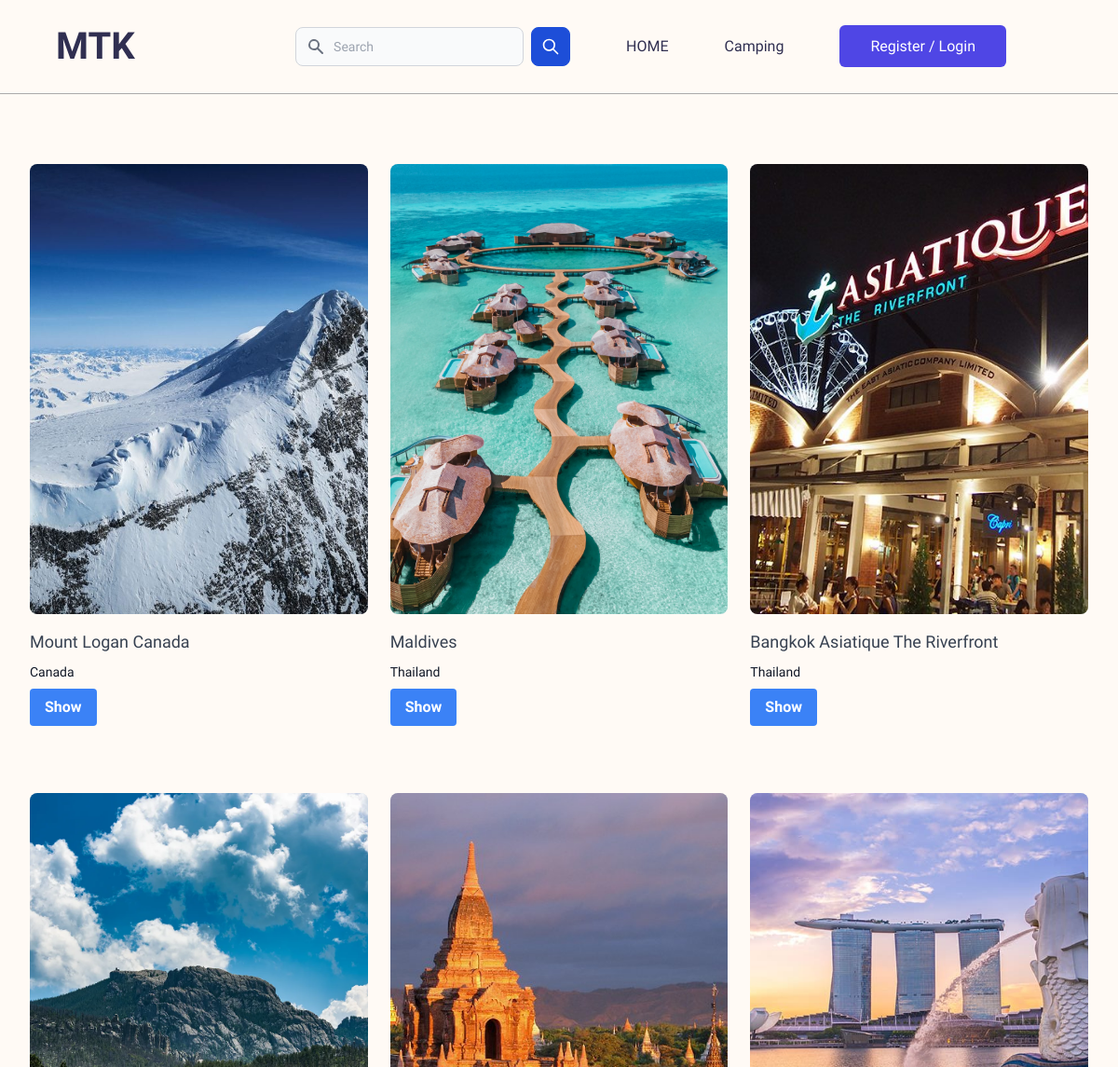
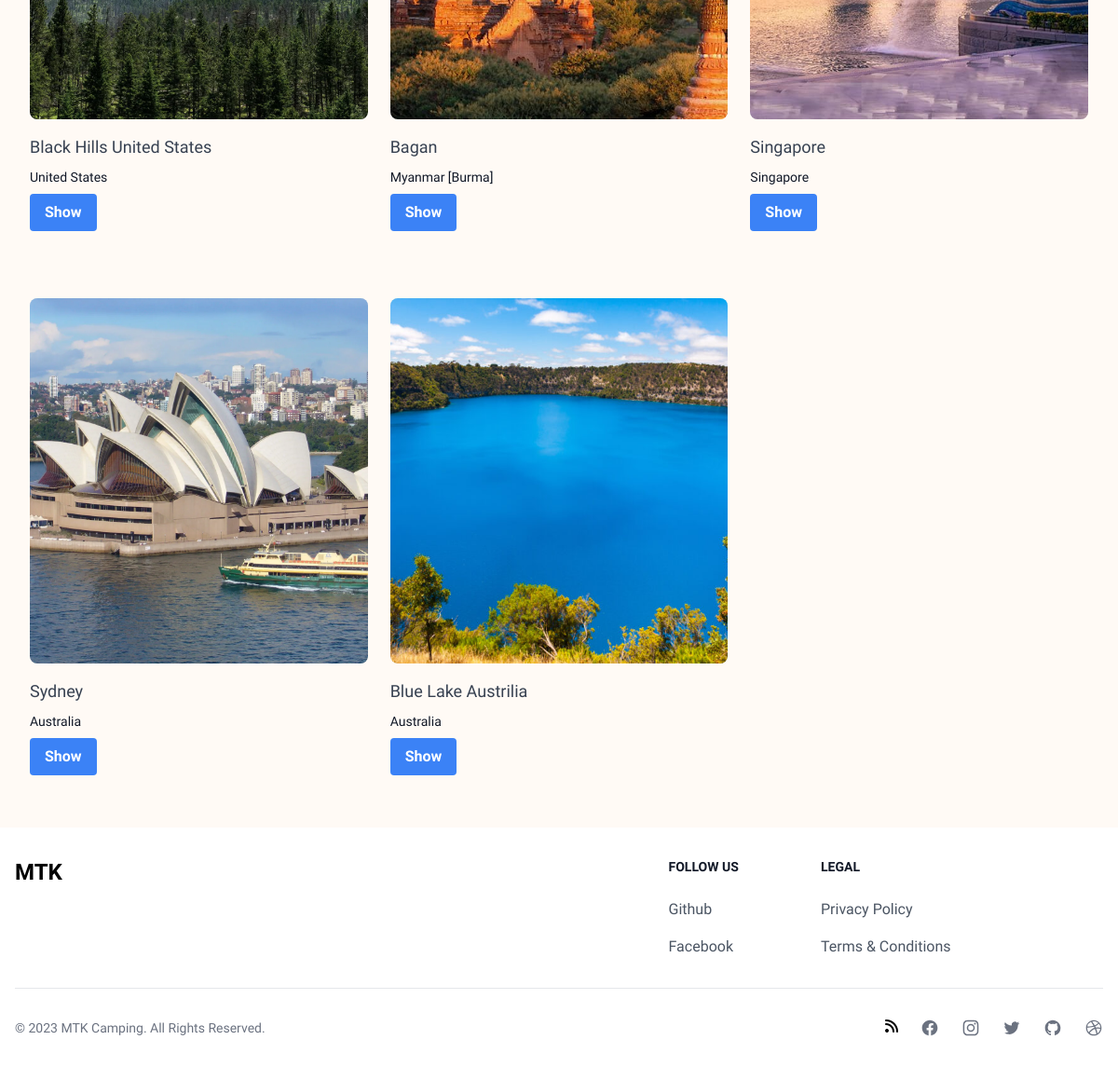
The app's page /camping.php with its own data (2 pictures, top to bottom).
### tables this page shows
CREATE TABLE `camping_sites` (
  `id` varchar(100) NOT NULL,
  `name` varchar(100) NOT NULL,
  `location` varchar(100) DEFAULT NULL,
  `description` text,
  `image` text NOT NULL,
  `created_at` timestamp NOT NULL DEFAULT CURRENT_TIMESTAMP,
  `updated_at` timestamp NOT NULL DEFAULT CURRENT_TIMESTAMP ON UPDATE CURRENT_TIMESTAMP
);

### Controller/Camping.php (called while the page is built, shortened)
<?php
require_once("Query.php");
class Camping{
    private query $query;
    function __construct() {
        $this->query = new Query();
    }
    function getCampingData() {
        $sql = "SELECT * FROM camping_sites";
        $this->camping = $this->query->executeQuery($sql, CONST_GET);
        return json_encode($this->camping);
    }
}
?>

### Controller/Query.php (called while the page is built, shortened)
<?php
require_once(CONST_BASE_PATH . "/db_connect.php");
class Query {
    private $conn;
    private array $response = [];
    public function __construct() {
        global $conn;
        $this->conn = $conn;
    }
    public function executeQuery($sql, $method) {
        $this->method = $method;
        if ($this->method === CONST_PUT) {
            $result = mysqli_query($this->conn, $sql);
            if ($result) {
                $this->response = [
                    'success' => true,
                    'message' => 'Updated successfully.'
                ];
            } else {
                $this->response = [
                    'success' => false,
                    'message' => 'Something went wrong.'
                ];
            }
            return $this->response;
        } else if ($this->method === CONST_GET) {
            $result = mysqli_query($this->conn, $sql);
            $data = mysqli_fetch_all($result, MYSQLI_ASSOC);
            return $data;
        } else if ($this->method === CONST_POST) {
            $result = mysqli_query($this->conn, $sql);
            if ($result) {
                $this->response = [
                    'success' => true,
                    'message' => 'Created successfully.'
                ];
            } else {
                $this->response = [
                    'success' => false,
                    'message' => 'Something went wrong.'
                ];
            }
            return $this->response;
        } else if ($this->method === CONST_DELETE) {
            $result = mysqli_query($this->conn, $sql);
            if ($result) {
                $this->response = [
                    'success' => true,
                    'message' => 'Deleted successfully.'
                ];
            } else {
                $this->response = [
                    'success' => false,
                    'message' => 'Something went wrong.'
                ];
            }
            return $this->response;
        }
    }
}
?>

### Controller/CountryList.php (called while the page is built, shortened)
<?php
class CountryList {
    public static function getConstantArray() {
        return self::CONST_COUNTRY_LIST;
    }
}

### camping.php (the view, shortened to what this page needs)
<?php
require_once("./Components/header.php");
require_once("./Components/navbar.php");
require_once("./Controller/Camping.php");
require_once("./Controller/CountryList.php");
if (isset($_POST['search_result'])) {
    $camping = new Camping();
    $campingData = $camping->getCampingDataBySearch($_POST['search_result']);
    $decodeCampingData = json_decode($campingData, true);
    shuffle($decodeCampingData);
} else {
    $camping = new Camping();
    $campingData = $camping->getCampingData();
    $decodeCampingData = json_decode($campingData, true);
    shuffle($decodeCampingData);
}
?>
<div>
    <div class="mx-auto my-20 max-w-2xl px-4 py-16 sm:px-6 sm:py-24 lg:max-w-7xl lg:px-8">
        <div class="grid grid-cols-1 gap-x-6 gap-y-48 sm:grid-cols-2 lg:grid-cols-3 xl:grid-cols-4 xl:gap-x-8">
            <?php if (!empty($decodeCampingData)) { ?>
                <?php foreach ($decodeCampingData as $camping) { ?>
                    <form action="<?php echo CONST_BASE_URL; ?>/one_camping.php" method="POST">
                        <a href="#" class="group">
                            <div class="aspect-h-1 aspect-w-1 w-full overflow-hidden rounded-lg bg-gray-200 xl:aspect-h-8 xl:aspect-w-7">
                                <?php if ($camping['image'] !== '') { ?>
                                    <img src="./assets/images/<?php echo $camping['image']; ?>" alt="" class="h-full w-full object-cover object-center group-hover:opacity-75">
                                <?php } else { ?>
                                    <img src="./assets/images/no_image_found.png" alt="No image found" class="h-full w-full object-cover object-center group-hover:opacity-75">
                                <?php } ?>
                            </div>
                            <h3 class="mt-4 font-medium text-lg text-gray-700"><?php echo $camping['name']; ?></h3>
                            <p class="my-2 text-sm font-normal text-gray-900"><?php echo CountryList::getConstantArray()[$camping['location']]; ?></p>
                            <button type="submit" class="bg-blue-500 hover:bg-blue-700 text-white font-bold py-2 px-4 rounded">
                                Show
                            </button>
                        </a>
                    </form>
                <?php } ?>
            <?php } ?>
        </div>
    </div>
</div>
<?php
require_once("./Components/footer.php");
?>

### Components/header.php (shortened to what this page needs)
<html>
<head>
    <link href="https://cdnjs.cloudflare.com/ajax/libs/font-awesome/6.4.0/css/all.min.css" rel="stylesheet" />
    <link href="./assets/css/variable.css" rel="stylesheet" />
    <link href="./assets/css/global.css" rel="stylesheet" />
    <link href="./assets/css/styles.css" rel="stylesheet" />
    <link href="https://cdnjs.cloudflare.com/ajax/libs/font-awesome/6.4.0/css/all.min.css" rel="stylesheet" />
    <link rel="stylesheet" href="./assets/css/navbar.css">
    <link rel="stylesheet" href="https://cdn.jsdelivr.net/npm/boxicons@latest/css/boxicons.min.css">
  <script src="https://cdn.tailwindcss.com"></script>
</head>
<body>

### Components/navbar.php (shortened to what this page needs)
<?php
$user = isset($_SESSION['user_id']) ? $_SESSION['user_id'] : "";
$link_arr = array(
  array(
    "href" => CONST_BASE_URL . "/",
    "text" => "HOME",
    "type" => "text",
  ),
  array(
    "href" => CONST_BASE_URL . "/camping.php",
    "text" => "Camping",
    "type" => "text",
  ),
  array(
    "href" => $user !== "" ? CONST_BASE_URL . '/Auth/destroy_session.php' : CONST_BASE_URL . '/login.php',
    "text" => $user !== "" ? "Logout" : "Register / Login",
    "type" => "button",
  ),
);
?>
<header>
    <div class="logo">MTK</div>
    <ul class="navigation d-flex align-items-center">
      <form class="flex items-center" action="<?php echo CONST_BASE_URL . "/camping.php"; ?>" method="POST">
          <div class="relative w-full">
              <div class="absolute inset-y-0 left-0 flex items-center pl-3 pointer-events-none">
              </div>
              <input name="search_result" type="text" id="simple-search" class="bg-gray-50 border border-gray-300 text-gray-900 text-sm rounded-lg focus:ring-blue-500 focus:border-blue-500 block w-full pl-10 p-2.5  dark:bg-gray-700 dark:border-gray-600 dark:placeholder-gray-400 dark:text-white dark:focus:ring-blue-500 dark:focus:border-blue-500" placeholder="Search" required>
          </div>
          <button type="submit" class="p-2.5 ml-2 text-sm font-medium text-white bg-blue-700 rounded-lg border border-blue-700 hover:bg-blue-800 focus:ring-4 focus:outline-none focus:ring-blue-300 dark:bg-blue-600 dark:hover:bg-blue-700 dark:focus:ring-blue-800">
              <svg class="w-5 h-5" fill="none" stroke="currentColor" viewBox="0 0 24 24" xmlns="http://www.w3.org/2000/svg"><path stroke-linecap="round" stroke-linejoin="round" stroke-width="2" d="M21 21l-6-6m2-5a7 7 0 11-14 0 7 7 0 0114 0z"></path></svg>
          </button>
      </form>
      <?php foreach ($link_arr as $link) { ?>
        <?php
        if ($link["type"] === "button") { ?>
          <li>
            <a
              href="<?php echo $link["href"]; ?>"
              class="rounded-md border border-transparent bg-indigo-600 px-8 py-3 text-base font-medium text-white hover:bg-indigo-700 focus:outline-none focus:ring-2 focus:ring-indigo-500 focus:ring-offset-2 login-button">
              <?php echo $link["text"]; ?>
            </a>
          </li>
        <?php } else { ?>
        <li>
          <a
            href="<?php echo $link["href"]; ?>"
            class="out"
          >
            <?php echo $link["text"]; ?>
          </a>
        </li>
        <?php } ?>
      <?php } ?>
    </ul>
</header>

### Components/footer.php (shortened to what this page needs)
<footer class="bg-white dark:bg-gray-900">
    <div class="mx-auto w-full max-w-screen-xl p-4 py-6 lg:py-8">
        <div class="md:flex md:justify-between">
            <div class="mb-6 md:mb-0">
                <a href="https://flowbite.com/" class="flex items-center">
                    <span class="self-center text-2xl font-semibold whitespace-nowrap dark:text-white">MTK</span>
                </a>
            </div>
            <div class="grid grid-cols-2 gap-8 sm:gap-6 sm:grid-cols-3">
                <div>
                    <h2 class="mb-6 text-sm font-semibold text-gray-900 uppercase dark:text-white">Follow us</h2>
                    <ul class="text-gray-600 dark:text-gray-400 font-medium">
                        <li class="mb-4">
                            <a href="https://github.com/mtk246/kmd_l5dc" class="hover:underline ">Github</a>
                        </li>
                        <li>
                            <a href="www.facebook.com" class="hover:underline">Facebook</a>
                        </li>
                    </ul>
                </div>
                <div>
                    <h2 class="mb-6 text-sm font-semibold text-gray-900 uppercase dark:text-white">Legal</h2>
                    <ul class="text-gray-600 dark:text-gray-400 font-medium">
                        <li class="mb-4">
                            <a href="./privacy.php" class="hover:underline">Privacy Policy</a>
                        </li>
                        <li>
                            <a href="#" class="hover:underline">Terms &amp; Conditions</a>
                        </li>
                    </ul>
                </div>
            </div>
        </div>
        <hr class="my-6 border-gray-200 sm:mx-auto dark:border-gray-700 lg:my-8" />
        <div class="sm:flex sm:items-center sm:justify-between">
            <span class="text-sm text-gray-500 sm:text-center dark:text-gray-400">© 2023 <a href="https://flowbite.com/" class="hover:underline">MTK Camping</a>. All Rights Reserved.
            </span>
            <div class="flex mt-4 space-x-6 sm:justify-center sm:mt-0">
                <a href="./rss.php">
                    <i class="fa-solid fa-rss"></i>
                </a>
                <a href="#" class="text-gray-500 hover:text-gray-900 dark:hover:text-white">
                </a>
                <a href="#" class="text-gray-500 hover:text-gray-900 dark:hover:text-white">
                </a>
                <a href="#" class="text-gray-500 hover:text-gray-900 dark:hover:text-white">
                </a>
                <a href="https://github.com/mtk246/kmd_l5dc" class="text-gray-500 hover:text-gray-900 dark:hover:text-white">
                </a>
                <a href="#" class="text-gray-500 hover:text-gray-900 dark:hover:text-white">
                </a>
            </div>
        </div>
    </div>
</footer>
</body>
</html>

### assets/css/variable.css (style rules this page uses)
:root { --color-one: #fff; --color-two: #333; --color-three: red; --color-four: #ededed; --color-five: #F2DAD7; --color-six: #D1A39E; --color-seven: #CECDCA; --color-eight: #474545; --color-nine: #eaeaea; --bg-dark: #333; --gradient-one: rgba(0, 0, 0, .5); --gradient-two: rgba(0, 0, 0, .3); --text-white: #fff; --text-dark: #000; --heading-one: 4rem; --heading-two: 2rem; --heading-three: 1.5rem; --heading-four: 1.25rem; --heading-five: 1rem; --heading-six: .75rem; --margin-auto: auto; --margin-0: 0; --margin-1: 1rem; --margin-2: 2rem; --margin-3: 3rem; --margin-4: 4rem; --margin-5: 5rem; --margin-6: 6rem; --margin-left-3: 3rem; --margin-left-4: 4rem; --padding-0: 0; --padding-1: 1rem; --padding-2: 2rem; --padding-3: 3rem; --padding-4: 4rem; --padding-5: 5rem; --padding-6: 6rem; --font-size-small: 1rem; --font-size-medium: 1.5rem; --font-size-large: 2rem; --font-size-1: 1rem; --font-size-2: 1.25rem; --font-size-3: 1.75rem; --font-size-4: 2.25rem; --font-size-5: 2.5rem; --font-size-6: 2.75rem; --ease: all 0.3s ease-in-out; }

### assets/css/global.css (style rules this page uses)
.d-flex { display: flex; }
.align-items-center { align-items: center; }
.text-white { color: var(--text-white); }

### assets/css/navbar.css (style rules this page uses)
* { margin: 0; padding: 0; box-sizing: border-box; scroll-behavior: smooth; }
body { background: rgb(255,250,245); }
header { position: absolute; display: flex; justify-content: space-between; align-items: center; width: 100%; top: 0; left: 0; z-index: 1; padding: 20px 60px; background: rgb(255,250,245); position: fixed; border-bottom: 1px solid #aaa; }
header .logo { color: rgb(48,47,81); font-weight: bold; font-size: 2.5em; text-decoration: none; }
header ul { display: flex; justify-content: space-between; flex-direction: row; gap: 60px; list-style: none; }
header .navigation li a { text-decoration: none; color: rgb(48,47,81); transition: .5s; }
.login-button { color: white !important; }

### records on screen
camping_sites: image (picture), name "Mount Logan Canada", location "Canada"
camping_sites: image (picture), name "Maldives", location "Thailand"
camping_sites: image (picture), name "Bangkok Asiatique The Riverfront", location "Thailand"
camping_sites: image (picture), name "Black Hills United States", location "United States"
camping_sites: image (picture), name "Bagan", location "Myanmar [Burma]"
camping_sites: image (picture), name "Singapore", location "Singapore"
camping_sites: image (picture), name "Sydney", location "Australia"
camping_sites: image (picture), name "Blue Lake Austrilia", location "Australia"

### other values on screen
$link["text"] "HOME"
$link["text"] "Camping"
$link["text"] "Register / Login"
